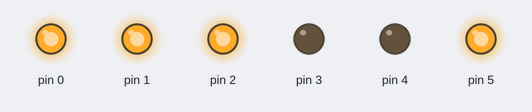
Simulated run of this sketch. Board: Arduino Uno, built with avr-gcc and run on an emulated ATmega328P. Shown: output pins drawn as LEDs (lit = HIGH).

Above: at 4.0 s.
At 9.0 s:
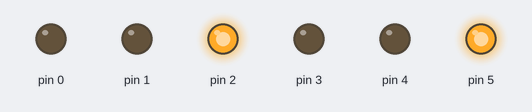
At 14.0 s:
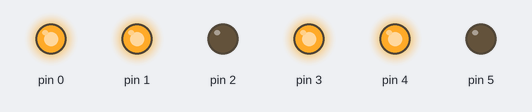
At 19.0 s:
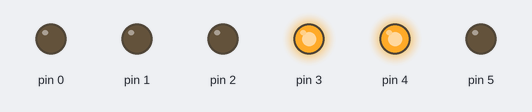
At 24.0 s:
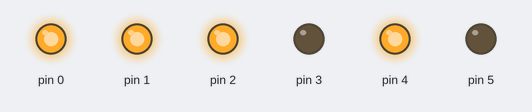
At 29.0 s:
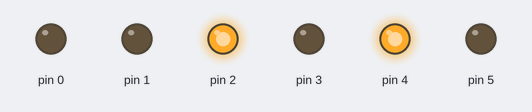
Timing chart, 0 to 39.0 s (numbered marks = the images above):
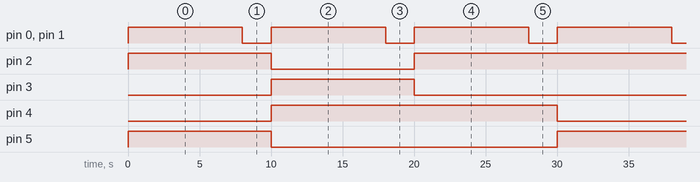

Measured:
- by itself, pin 0, pin 1: alternates HIGH for 8.0 s and LOW for 2.0 s
- by itself, pin 2: repeats every 30.0 s: LOW 10.0 s, HIGH 20.0 s
- by itself, pin 3, pin 5: alternates HIGH for 10.0 s and LOW for 20.0 s
- by itself, pin 4: alternates HIGH for 20.0 s and LOW for 10.0 s

The sketch:

11_Two-DCmotor.ino
```cpp
void setup()
{
  pinMode(0,OUTPUT);
  pinMode(1,OUTPUT);
  pinMode(2,OUTPUT);
  pinMode(3,OUTPUT);
  pinMode(4,OUTPUT);
  pinMode(5,OUTPUT);
}

void loop()
{
  movefront();
  delay(2000);
  circular();
  delay(2000);
  moveback();
  delay(2000);
}

void movefront()
{
  digitalWrite(0,LOW);
  digitalWrite(1,LOW);
  digitalWrite(2,HIGH);
  digitalWrite(3,LOW);
  digitalWrite(5,HIGH);
  digitalWrite(4,LOW);
  digitalWrite(0,HIGH);
  digitalWrite(1,HIGH);
  delay(8000);
  digitalWrite(0,LOW);
  digitalWrite(1,LOW);
}

void moveback()
{
  digitalWrite(0,LOW);
  digitalWrite(1,LOW);
  digitalWrite(2,HIGH);
  digitalWrite(3,LOW);
  digitalWrite(4,HIGH);
  digitalWrite(5,LOW);
  digitalWrite(0,HIGH);
  digitalWrite(1,HIGH);
  delay(8000);
  digitalWrite(0,LOW);
  digitalWrite(1,LOW);
}

void circular()
{
  digitalWrite(0,LOW);
  digitalWrite(1,LOW);
  digitalWrite(3,HIGH);
  digitalWrite(2,LOW);
  digitalWrite(4,HIGH);
  digitalWrite(5,LOW);
  digitalWrite(0,HIGH);
  digitalWrite(1,HIGH);
  delay(8000);
  digitalWrite(0,LOW);
  digitalWrite(1,LOW);
}
```
